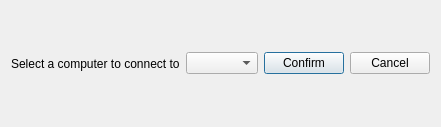
<?xml version="1.0" encoding="UTF-8"?>
<ui version="4.0">
 <class>DialogAddSciConnection</class>
 <widget class="QDialog" name="DialogAddSciConnection">
  <property name="geometry">
   <rect>
    <x>0</x>
    <y>0</y>
    <width>410</width>
    <height>127</height>
   </rect>
  </property>
  <property name="windowTitle">
   <string>Dialog</string>
  </property>
  <layout class="QHBoxLayout" name="horizontalLayout_2">
   <item>
    <layout class="QHBoxLayout" name="horizontalLayout">
     <item>
      <widget class="QLabel" name="label">
       <property name="text">
        <string>Select a computer to connect to</string>
       </property>
      </widget>
     </item>
     <item>
      <widget class="QComboBox" name="comboBox_AddSciCon"/>
     </item>
     <item>
      <widget class="QPushButton" name="button_confirmSciCon">
       <property name="text">
        <string>Confirm</string>
       </property>
      </widget>
     </item>
     <item>
      <widget class="QPushButton" name="button_cancelConSci">
       <property name="text">
        <string>Cancel</string>
       </property>
      </widget>
     </item>
    </layout>
   </item>
  </layout>
  <zorder>comboBox_AddSciCon</zorder>
  <zorder>label</zorder>
  <zorder>comboBox_AddSciCon</zorder>
  <zorder>comboBox_AddSciCon</zorder>
  <zorder>label</zorder>
  <zorder>button_confirmSciCon</zorder>
  <zorder>button_cancelConSci</zorder>
 </widget>
 <resources/>
 <connections/>
</ui>
